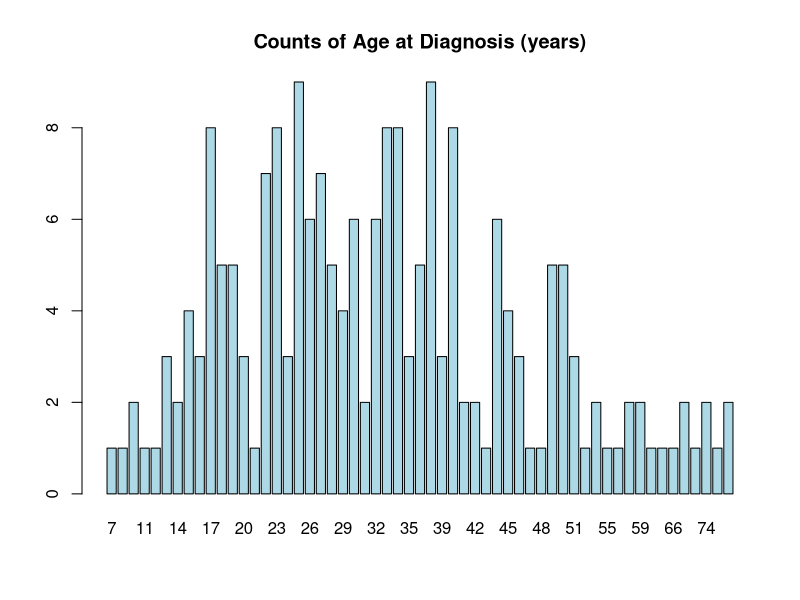
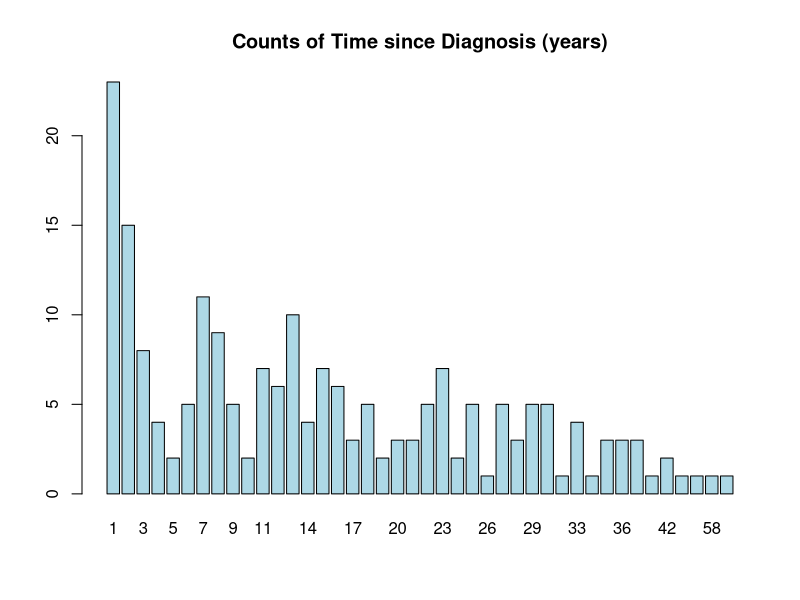
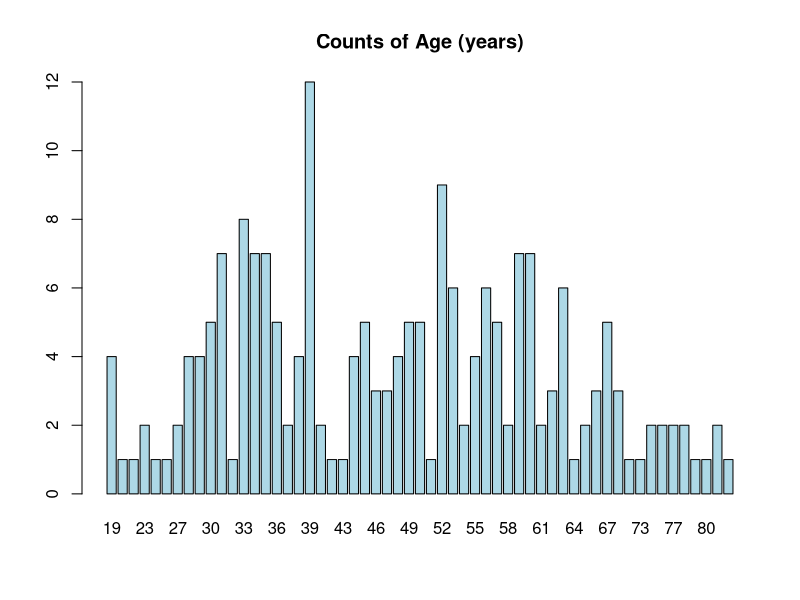
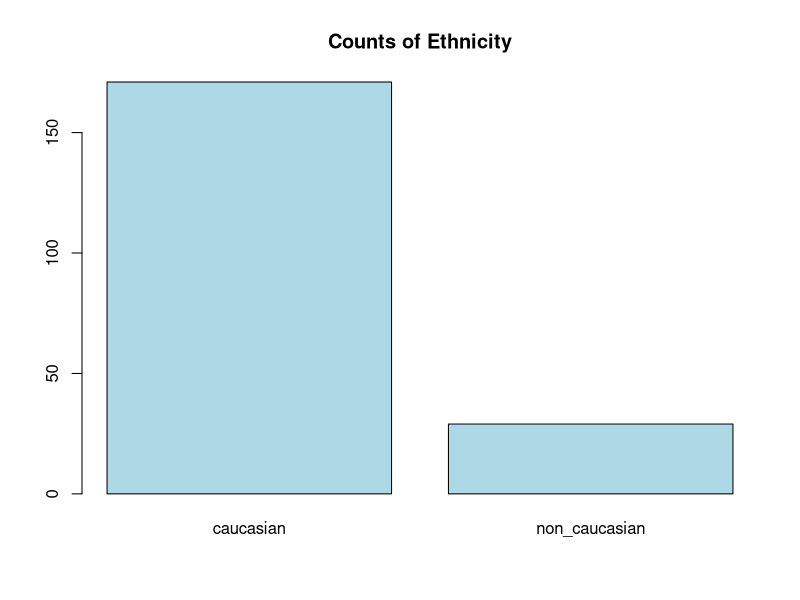
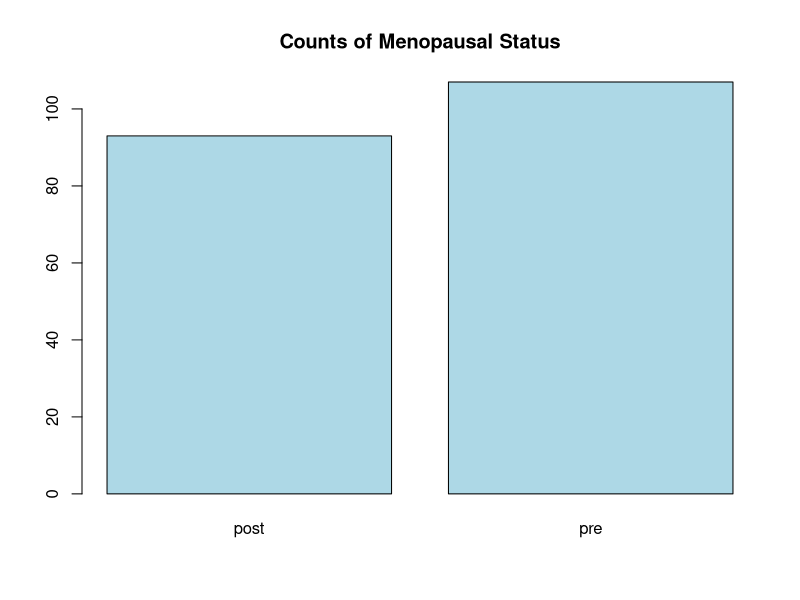
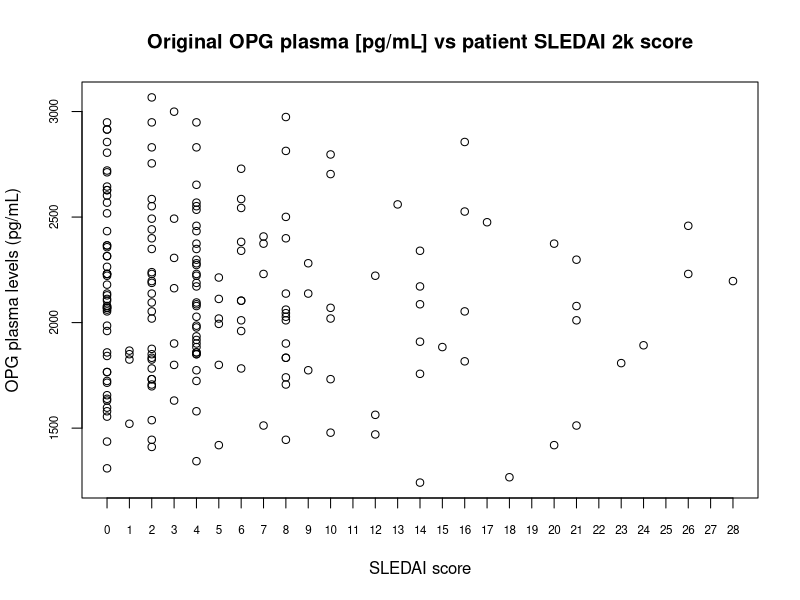
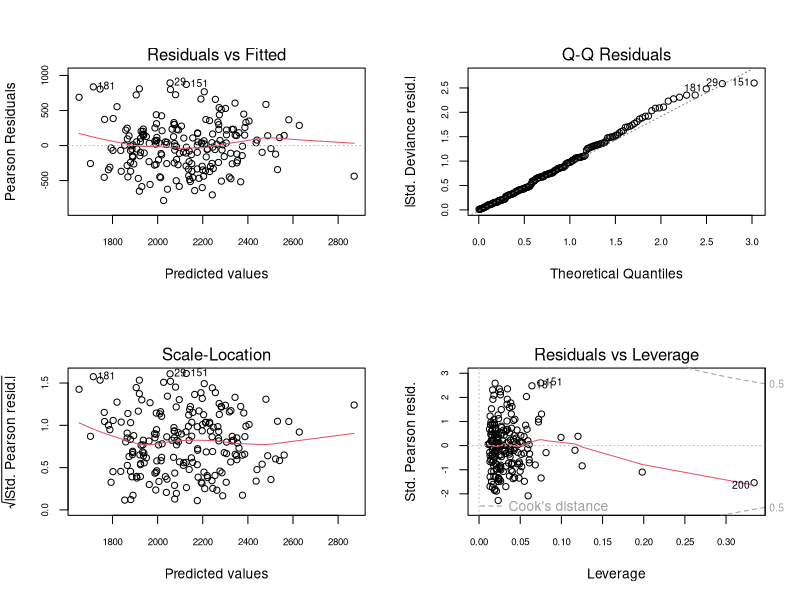
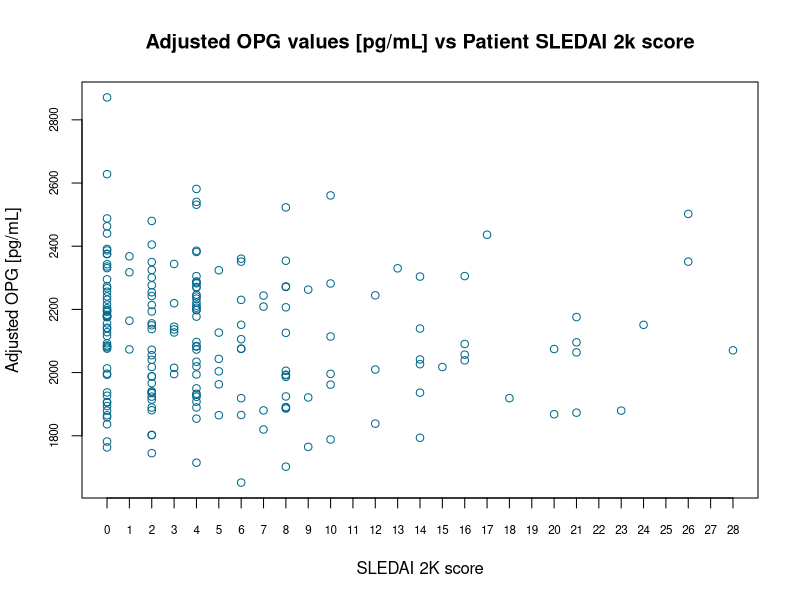

Here is the R script that generated these plots, in order:
library(readxl)
library(dplyr)
library(ggplot2)
#import the data (HAS TO BE IN THE SAME FOLDER YOURE WORKING IN OR YOU HAVE TO WRITE THE WHOLE PATH:
#IE. "/user/johndoe/folder-1/foldertwo/DATA_SET_HERE"). 
OriginalData <- read_excel("g1_s1_dataset_v251001.xlsx")
View(OriginalData)

#rename the columns so everything is easier to read and keep track of
colnames(OriginalData) <- c('Patient ID', 'Age at Diagnosis (years)', 'Time since Diagnosis (years)', 
                            'Age (years)', 'BMI (kg/m^2)', 'IFN type I [IU/mL]', 
                            'Ethnicity', 'Menopausal Status', 'SLEDAI 2k Score', 
                            'Plasma OPG [pg/mL]', 'vWF [IU/mL]', 'sDC1 [ng/mL]', 
                            'TM [ng/mL]', 'ox LDL [ng/mL]', 'sVCAM-1 [ng/mL]', 
                            'LDH [u/L]')

##OriginalData <- OriginalData %>% mutate(time_since_diagnosis_years = ifelse(OriginalData$time_since_diagnosis_years == 0, NA, time_since_diagnosis_years))
##^^ we'll ask about this tomorrow
#since time since diagnosis has values equal to 0, we're going to add 1 to each of those (ie. 0+1 =1, etc)
OriginalData <- OriginalData %>% 
  mutate(`Time since Diagnosis (years)` = `Time since Diagnosis (years)` + 1)

#some stat tests for OPG levels to see how it's distributed and possible correlation to SLEDAI score
shapiro.test(OriginalData$`Plasma OPG [pg/mL]`)
cor.test(OriginalData$`SLEDAI 2k Score`, OriginalData$`Plasma OPG [pg/mL]`, method = ("pearson"))

#make a list of all the column names so that you can create functions
col_names <- c('Patient ID', 'Age at Diagnosis (years)', 'Time since Diagnosis (years)', 
         'Age (years)', 'BMI (kg/m^2)', 'IFN type I [IU/mL]', 
         'Ethnicity', 'Menopausal Status', 'SLEDAI 2k Score', 
         'Plasma OPG [pg/mL]', 'vWF [IU/mL]', 'sDC1 [ng/mL]', 
         'TM [ng/mL]', 'ox LDL [ng/mL]', 'sVCAM-1 [ng/mL]', 
         'LDH [u/L]')
#how many times does each value of a variable appear? 
#this is the function
Counts <- lapply(col_names, function(col) {
  OriginalData %>%
    group_by(.data[[col]]) %>%
    summarise(count = n())
  })
#re-establish column names
names(Counts) <- col_names

#some things are unique to each patinet, so we don't want to plot them to see the counts:
names_to_skip_in_plots <- c('Patient ID', 'BMI (kg/m^2)', 'IFN type I [IU/mL]', 
                            'SLEDAI 2k Score','Plasma OPG [pg/mL]', 
                            'vWF [IU/mL]', 'sDC1 [ng/mL]', 'TM [ng/mL]', 
                            'ox LDL [ng/mL]', 'sVCAM-1 [ng/mL]', 'LDH [u/L]')

#this is the function for the barplots of the counts:
for (name in names(Counts)) {
  if (name %in% names_to_skip_in_plots) next
  df <- Counts[[name]]
  barplot(
    df$count,
    names.arg = df[[1]],
    main = paste("Counts of", name),
    col = "lightblue")
}
rm(df)
rm(name)

par(cex.axis = 0.7, mfrow = c(1,1))
plot(OriginalData$`SLEDAI 2k Score`, OriginalData$`Plasma OPG [pg/mL]`,
     col = 'black', xlab = 'SLEDAI score', ylab = "OPG plasma levels (pg/mL)", 
     main = 'Original OPG plasma [pg/mL] vs patient SLEDAI 2k score', 
     xlim = c(0, 28), xaxt = 'n')
axis(side = 1, at = seq(0, 28, by = 1))

##Linear Regression
model <- glm(`Plasma OPG [pg/mL]` ~ `Age at Diagnosis (years)` + `Time since Diagnosis (years)` +
            `Age (years)` + `BMI (kg/m^2)` + `IFN type I [IU/mL]` + Ethnicity + `Menopausal Status`, 
            data = OriginalData)
summary(model)
#model_sledai <- glm(`SLEDAI 2k Score` ~ `Age at Diagnosis (years)` + `Time since Diagnosis (years)` +
               #`Age (years)` + `BMI (kg/m^2)` + `IFN type I [IU/mL]` + Ethnicity + `Menopausal Status`, 
            # data = OriginalData)
#summary(model_sledai)
cor.test(OriginalData$`SLEDAI 2k Score`, model[["fitted.values"]], method = 'pearson')
par(mfrow = c(2,2))
plot(model)
opg_sledai <- data.frame(OriginalData$`SLEDAI 2k Score`, model[["fitted.values"]])
#or: model_sledai[["fitted.values"]]
colnames(opg_sledai) <- c('SLEDAI 2k score', 'Adjusted OPG [pg/mL}')

##I also like to make one extra data frame with the patient IDs to make sure R is putting together 
##the right OPG value and SLEDAI score
opg_sledai_patientID <- data.frame(OriginalData$`Patient ID`, OriginalData$`SLEDAI 2k Score`, 
                                   model[["fitted.values"]])
colnames(opg_sledai_patientID) <- c('Patient ID', 'SLEDAI 2k score', 'Adjusted OPG [pg/mL}')

par(mfrow = c(1,1), cex.axis = 0.7)
plot(opg_sledai$`SLEDAI 2k score`, opg_sledai$`Adjusted OPG [pg/mL}`, 
     xlab = 'SLEDAI 2K score', ylab = 'Adjusted OPG [pg/mL]', col = 'deepskyblue4', 
     main = 'Adjusted OPG values [pg/mL] vs Patient SLEDAI 2k score', 
     xlim = c(0, 28), xaxt = 'n')
axis(side = 1, at = seq(0, 28, by = 1))

##Moving on from the confounding, we can do a similar thing for the biomarkers
#first, extract the biomarkes from the original data frame into a separate one
biomarkers <- data.frame(OriginalData$`vWF [IU/mL]`, OriginalData$`sDC1 [ng/mL]`, 
                         OriginalData$`TM [ng/mL]`,
                         OriginalData$`ox LDL [ng/mL]`, OriginalData$`sVCAM-1 [ng/mL]`, 
                         OriginalData$`LDH [u/L]`)
#rename the columns to make them easier to identify
names(biomarkers) <- c('von Willebrand Factor', 'soluble DC-1', 
                       'Thrombomodulin', 'oxidized LDL', 'soluble VCAM-1', 'LDH')
summary(biomarkers)

#create a linear model for each of the biomarkers
vWF_model <- glm(`vWF [IU/mL]` ~ `Age at Diagnosis (years)` + `Time since Diagnosis (years)` +
                  `Age (years)` + `BMI (kg/m^2)` + `IFN type I [IU/mL]` + Ethnicity + `Menopausal Status`, 
            data = OriginalData)
sDC1_model <- glm(`sDC1 [ng/mL]` ~ `Age at Diagnosis (years)` + `Time since Diagnosis (years)` +
                   `Age (years)` + `BMI (kg/m^2)` + `IFN type I [IU/mL]` + Ethnicity + `Menopausal Status`,
                data = OriginalData)
tm_model <- glm(`TM [ng/mL]` ~ `Age at Diagnosis (years)` + `Time since Diagnosis (years)` +
                 `Age (years)` + `BMI (kg/m^2)` + `IFN type I [IU/mL]` + Ethnicity + `Menopausal Status`,
                data = OriginalData)
oxLDL_model <- glm(`ox LDL [ng/mL]` ~ `Age at Diagnosis (years)` + `Time since Diagnosis (years)` +
                    `Age (years)` + `BMI (kg/m^2)` + `IFN type I [IU/mL]` + Ethnicity + `Menopausal Status`,
                data = OriginalData)
sVCAM1_model <- glm(`sVCAM-1 [ng/mL]` ~ `Age at Diagnosis (years)` + `Time since Diagnosis (years)` +
                     `Age (years)` + `BMI (kg/m^2)` + `IFN type I [IU/mL]` + Ethnicity + `Menopausal Status`,
                data = OriginalData)
LDH_model <- glm(`LDH [u/L]` ~ `Age at Diagnosis (years)` + `Time since Diagnosis (years)` +
                  `Age (years)` + `BMI (kg/m^2)` + `IFN type I [IU/mL]` + Ethnicity + `Menopausal Status`,
                data = OriginalData)

#exctract the adjusted values of each biomarker into a new dataframe, add the adjusted OPG from 
#previous linear model, and rename the columns. 
adjusted_biomarkers <- data.frame(model[["fitted.values"]], vWF_model[["fitted.values"]], 
                                 sDC1_model[["fitted.values"]], 
                                 tm_model[["fitted.values"]], 
                                 oxLDL_model[["fitted.values"]], 
                                 sVCAM1_model[["fitted.values"]], 
                                 LDH_model[["fitted.values"]])
colnames(adjusted_biomarkers) <- c('Plasma OPG [pg/mL]' ,'vWF [IU/mL]', 'sDC1 [ng/mL]', 
                                  'TM [ng/mL]', 'ox LDL [ng/mL]', 
                                  'sVCAM-1 [ng/mL]', 'LDH [u/L]')

#extra df to make sure R is grouping right: 
adjusted_biomarkers_patientID <- data.frame(OriginalData$`Patient ID`, OriginalData$`SLEDAI 2k Score`, model[["fitted.values"]], vWF_model[["fitted.values"]], 
                                  sDC1_model[["fitted.values"]], 
                                  tm_model[["fitted.values"]], 
                                  oxLDL_model[["fitted.values"]], 
                                  sVCAM1_model[["fitted.values"]], 
                                  LDH_model[["fitted.values"]])
colnames(adjusted_biomarkers_patientID) <- c('Patient ID', 'SLEDAI 2k score', 'Plasma OPG [pg/mL]' ,'vWF [IU/mL]', 'sDC1 [ng/mL]', 
                                   'TM [ng/mL]', 'ox LDL [ng/mL]', 
                                   'sVCAM-1 [ng/mL]', 'LDH [u/L]')

#correlation tests
cor.test(OriginalData$`SLEDAI 2k Score`, vWF_model[["fitted.values"]], method = 'pearson')
cor.test(OriginalData$`SLEDAI 2k Score`, sDC1_model[["fitted.values"]], method = 'pearson')
cor.test(OriginalData$`SLEDAI 2k Score`, tm_model[["fitted.values"]], method = 'pearson')
cor.test(OriginalData$`SLEDAI 2k Score`, oxLDL_model[["fitted.values"]], method = 'pearson')
cor.test(OriginalData$`SLEDAI 2k Score`, sVCAM1_model[["fitted.values"]], method = 'pearson')
cor.test(OriginalData$`SLEDAI 2k Score`, LDH_model[["fitted.values"]], method = 'pearson')


par(mfrow = c(1, 2), cex.axis = 0.7)
#plot vWF
plot(OriginalData$`SLEDAI 2k Score`, adjusted_biomarkers$`vWF [IU/mL]`,
     xlab = 'SLEDAI 2K score', ylab = 'Adjusted vWF [IU/mL]', col = 'deepskyblue',
     xlim = c(0, 28), xaxt = 'n')
axis(side = 1, at = seq(0, 28, by = 1))
mtext("Adjusted vWF values [IU/mL] vs Patient SLEDAI 2k Score",
      outer = FALSE, cex = 1, col = "darkslategray", side = 3, line = 1, adj = 0)
boxplot(adjusted_biomarkers$`vWF [IU/mL]`~OriginalData$`SLEDAI 2k Score`,
        ylab = 'Adjusted vWF [IU/mL]', col = 'chartreuse4',
        xlim = c(0, 28), xaxt = 'n')
axis(side = 1, at = seq(0, 28, by = 1))
#plot sDC1
plot(OriginalData$`SLEDAI 2k Score`, adjusted_biomarkers$`sDC1 [ng/mL]`,
     xlab = 'SLEDAI 2K score', ylab = 'Adjusted sDC1 [ng/mL]', col = 'deepskyblue2', 
     xlim = c(0, 28), xaxt = 'n')
axis(side = 1, at = seq(0, 28, by = 1))
mtext('Adjusted sDC1 values [ng/mL] vs Patient SLEDAI 2k score',
      outer = FALSE, cex = 1, col = "darkslategray", side = 3, line = 1, adj = 0)
boxplot(adjusted_biomarkers$`sDC1 [ng/mL]`~OriginalData$`SLEDAI 2k Score`,
        xlab = 'SLEDAI 2K score', ylab = NULL, col = 'forestgreen',
        xlim = c(0, 28), xaxt = 'n')
axis(side = 1, at = seq(0, 28, by = 1))
#plot TM
plot(OriginalData$`SLEDAI 2k Score`, adjusted_biomarkers$`TM [ng/mL]`,
     xlab = 'SLEDAI 2K score', ylab = 'Adjusted TM [ng/mL]', col = 'deepskyblue3', 
     xlim = c(0, 28), xaxt = 'n')
axis(side = 1, at = seq(0, 28, by = 1))
mtext('Adjusted TM values [ng/mL] vs Patient SLEDAI 2k score',
      outer = FALSE, cex = 1, col = "darkslategray", side = 3, line = 1, adj = 0)
boxplot(adjusted_biomarkers$`TM [ng/mL]`~OriginalData$`SLEDAI 2k Score`,
        xlab = 'SLEDAI 2K score', ylab = NULL, col = 'palegreen',
        xlim = c(0, 28), xaxt = 'n')
axis(side = 1, at = seq(0, 28, by = 1))
#plot ox LDL
plot(OriginalData$`SLEDAI 2k Score`, adjusted_biomarkers$`ox LDL [ng/mL]`,
     xlab = 'SLEDAI 2K score', ylab = 'Adjusted ox LDL [ng/mL]', col = 'royalblue', 
     xlim = c(0, 28), xaxt = 'n')
axis(side = 1, at = seq(0, 28, by = 1))
mtext('Adjusted ox LDL values [ng/mL] vs Patient SLEDAI 2k score',
      outer = FALSE, cex = 1, col = "darkslategray", side = 3, line = 1, adj = 0)
boxplot(adjusted_biomarkers$`ox LDL [ng/mL]`~OriginalData$`SLEDAI 2k Score`,
        xlab = 'SLEDAI 2K score', ylab = NULL, col = 'palegreen2',
        xlim = c(0, 28), xaxt = 'n')
axis(side = 1, at = seq(0, 28, by = 1))
#plot sVCAM1
plot(OriginalData$`SLEDAI 2k Score`, adjusted_biomarkers$`sVCAM-1 [ng/mL]`,
     xlab = 'SLEDAI 2K score', ylab = 'Adjusted s-VCAM1 [ng/mL]', col = 'royalblue3', 
     xlim = c(0, 28), xaxt = 'n')
axis(side = 1, at = seq(0, 28, by = 1))
mtext('Adjusted s-VCAM1 values [ng/mL] vs Patient SLEDAI 2k score',
      outer = FALSE, cex = 1, col = "darkslategray", side = 3, line = 1, adj = 0)
boxplot(adjusted_biomarkers$`sVCAM-1 [ng/mL]`~OriginalData$`SLEDAI 2k Score`,
        xlab = 'SLEDAI 2K score', ylab = NULL, col = 'seagreen',
        xlim = c(0, 28), xaxt = 'n')
axis(side = 1, at = seq(0, 28, by = 1))
#plot LDH
plot(OriginalData$`SLEDAI 2k Score`, adjusted_biomarkers$`LDH [u/L]`,
     xlab = 'SLEDAI 2K score', ylab = 'Adjusted LDH [U/L]', col = 'royalblue4', 
     xlim = c(0, 28), xaxt = 'n')
axis(side = 1, at = seq(0, 28, by = 1))
mtext('Adjusted LDH values [IU/mL] vs Patient SLEDAI 2k score',
      outer = FALSE, cex = 1, col = "darkslategray", side = 3, line = 1, adj = 0)
boxplot(adjusted_biomarkers$`LDH [u/L]`~OriginalData$`SLEDAI 2k Score`,
        xlab = 'SLEDAI 2K score', ylab = NULL, col = 'seagreen3',
        xlim = c(0, 28), xaxt = 'n')
axis(side = 1, at = seq(0, 28, by = 1))
